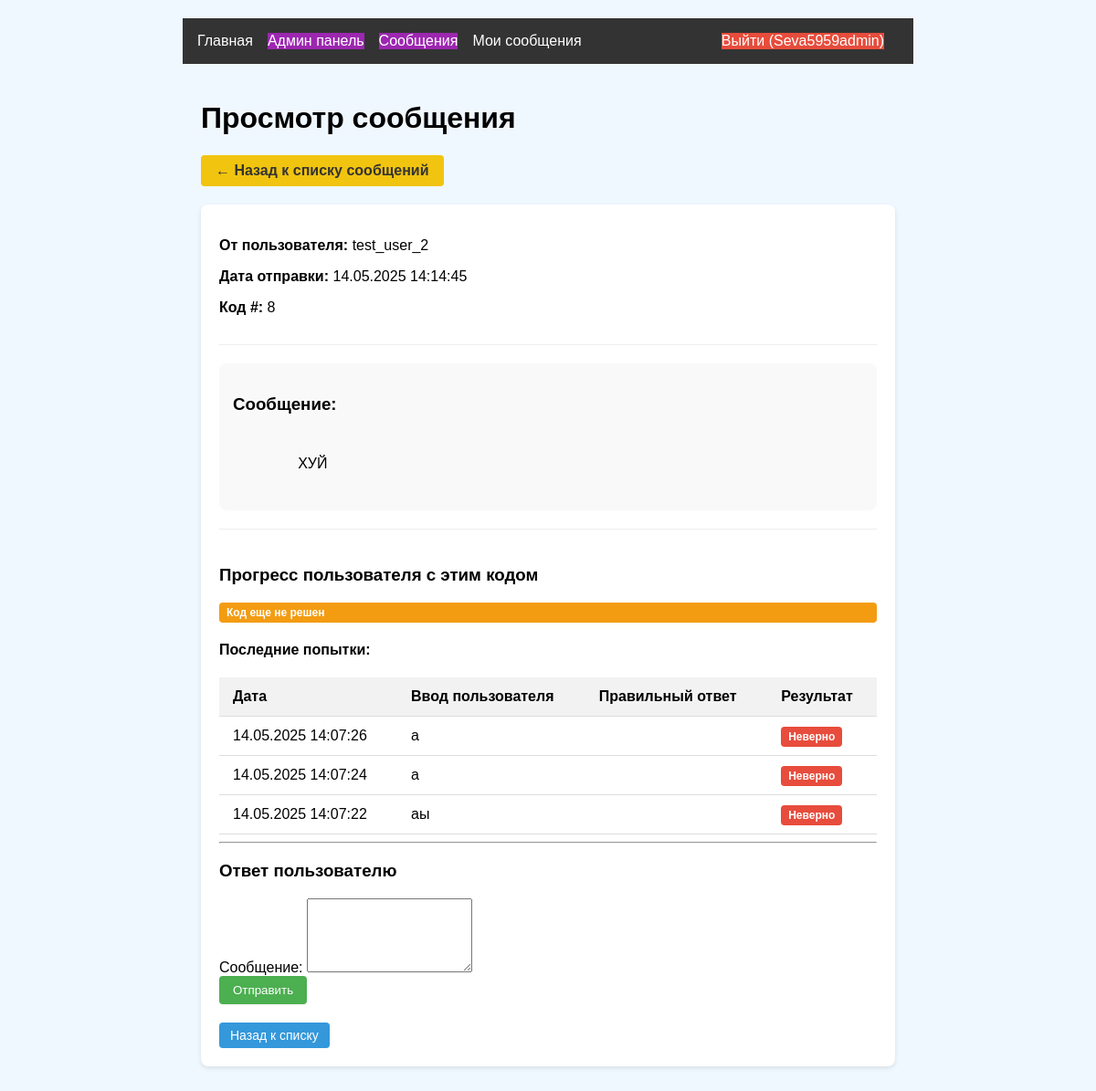
/admin/messages/14 (signed in), run on an earlier commit of the app's database.
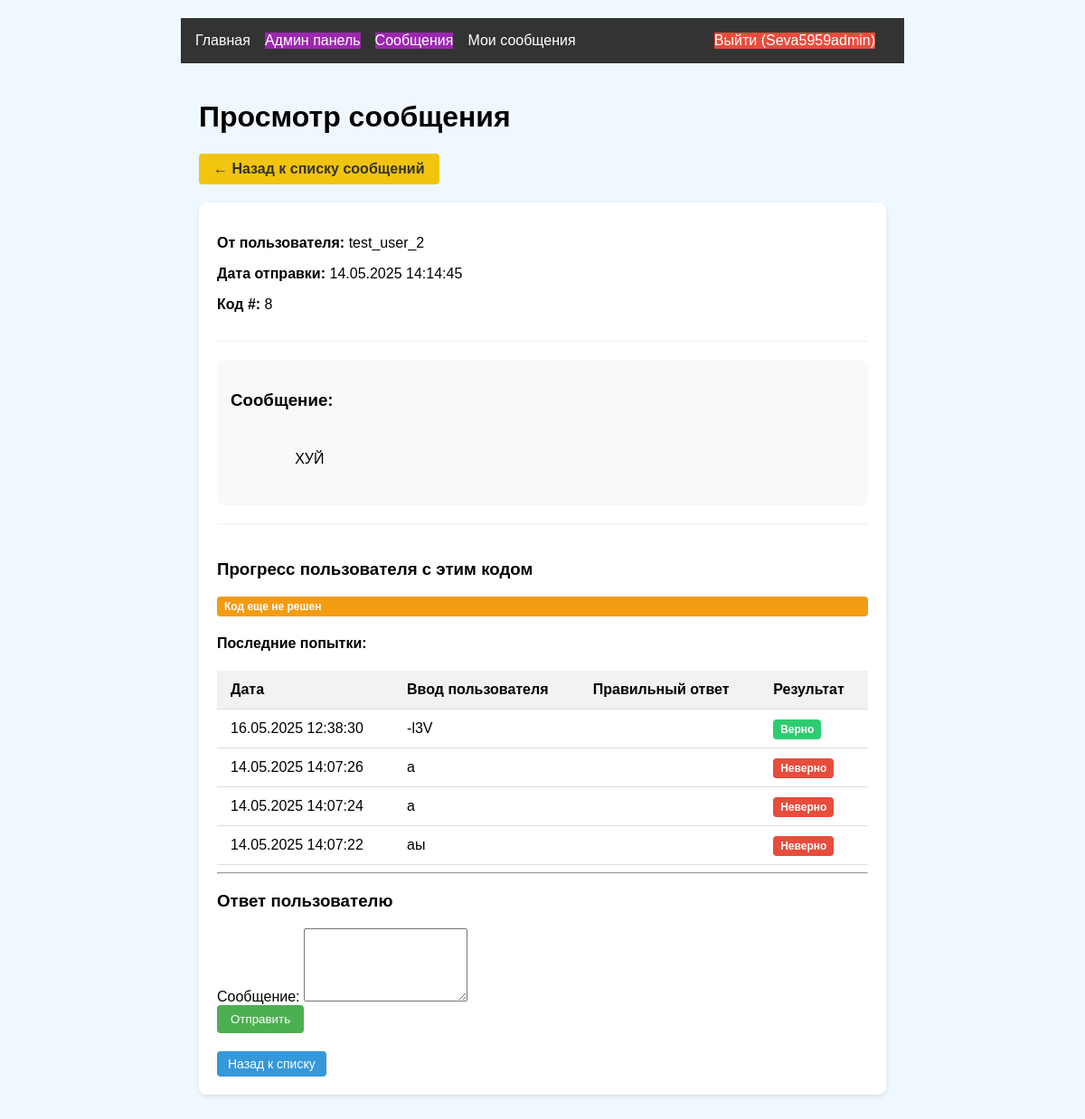
And on a later commit of the database.
### models.py (models this page shows)
class CodeAttempt(db.Model):
    id = db.Column(db.Integer, primary_key=True)
    user_id = db.Column(db.Integer, db.ForeignKey('user.id'))
    code_id = db.Column(db.Integer, db.ForeignKey('code_status.id'))
    input_text = db.Column(db.String(200))  # Введённый пользователем текст
    is_correct = db.Column(db.Boolean, default=False)  # Верна ли попытка
    attempt_time = db.Column(db.DateTime)  # Время попытки
    user = db.relationship('User', backref=db.backref('attempts', lazy=True))
    code = db.relationship('CodeStatus', backref=db.backref('attempts', lazy=True))

### app.py (the view, shortened to what this page needs)
@app.route('/admin/messages/<int:message_id>', methods=['GET', 'POST'])
@login_required
def view_message(message_id):
    if not current_user.is_admin:
        abort(403)
    message = AdminMessage.query.get_or_404(message_id)
    if not message.read_by_admin:
        message.read_by_admin = True
        db.session.commit()
    return render_template('admin/message_details.html', message=message)

### app.py (called while the page is built)
@login_manager.user_loader
def load_user(user_id):
    return User.query.get(int(user_id))

### templates/admin/message_details.html (shortened to what this page needs)
{% extends "base.html" %}
{% block content %}
<div class="container admin-dashboard">
    <h1>Просмотр сообщения</h1>
    <a href="{{ url_for('admin_messages') }}" class="back-btn">← Назад к списку сообщений</a>
    <div class="admin-section message-details">
        <div class="message-header">
            <div class="message-meta">
                {% if message.admin_id %}
                    <p><strong>От администратора</strong></p>
                {% else %}
                    <p><strong>От пользователя:</strong> {{ message.user.username }}</p>
                {% endif %}
                <p><strong>Дата отправки:</strong> {{ message.created_at.strftime('%d.%m.%Y %H:%M:%S') }}</p>
                <p><strong>Код #:</strong> {{ message.code.number }}</p>
            </div>
        </div>
        <div class="message-body">
            <h3>Сообщение:</h3>
            <div class="message-text">
                {{ message.message }}
            </div>
        </div>
        {% if not message.admin_id %}
        <div class="user-progress-section">
            <h3>Прогресс пользователя с этим кодом</h3>
            {% set progress = message.user.progress|selectattr('code_id', 'eq', message.code.id)|first %}
            {% if progress and progress.solved %}
                <p class="status solved">Пользователь уже решил этот код</p>
                <p>Дата решения: {{ progress.solved_at.strftime('%d.%m.%Y %H:%M') }}</p>
            {% else %}
                <p class="status unsolved">Код еще не решен</p>
                <h4>Последние попытки:</h4>
                {% set attempts = message.user.attempts|selectattr('code_id', 'eq', message.code.id)|list %}
                {% if attempts %}
                    <table class="admin-table">
                        <thead>
                            <tr>
                                <th>Дата</th>
                                <th>Ввод пользователя</th>
                                <th>Правильный ответ</th>
                                <th>Результат</th>
                            </tr>
                        </thead>
                        <tbody>
                            {% for attempt in (attempts|sort(attribute='attempt_time', reverse=True))[:5] %}
                                <tr>
                                    <td>{{ attempt.attempt_time.strftime('%d.%m.%Y %H:%M:%S') }}</td>
                                    <td>{{ attempt.input_text }}</td>
                                    <td>{{ message[message.code.number] }}</td>
                                    <td>
                                        {% if attempt.is_correct %}
                                        <span class="status correct">Верно</span>
                                        {% else %}
                                        <span class="status incorrect">Неверно</span>
                                        {% endif %}
                                    </td>
                                </tr>
                            {% endfor %}
                        </tbody>
                    </table>
                {% else %}
                    <p class="no-data">У пользователя нет попыток решения этого кода</p>
                {% endif %}
            {% endif %}
        </div>
        <hr>
        <div class="reply-form">
            <h3>Ответ пользователю</h3>
            <form method="post">
                <div class="form-group">
                    <label for="message">Сообщение:</label>
                    <textarea name="message" id="message" rows="5" required></textarea>
                </div>
                <button type="submit" class="btn-primary">Отправить</button>
            </form>
        </div>
        {% endif %}
        <div class="admin-actions">
            <a href="{{ url_for('admin_messages') }}" class="admin-btn">Назад к списку</a>
        </div>
    </div>
</div>
{% endblock %}

What changed in the data, as far as the page shows it:
added CodeAttempt: attempt_time "16.05.2025 12:38:30", input_text "-l3V", is_correct "Верно"
